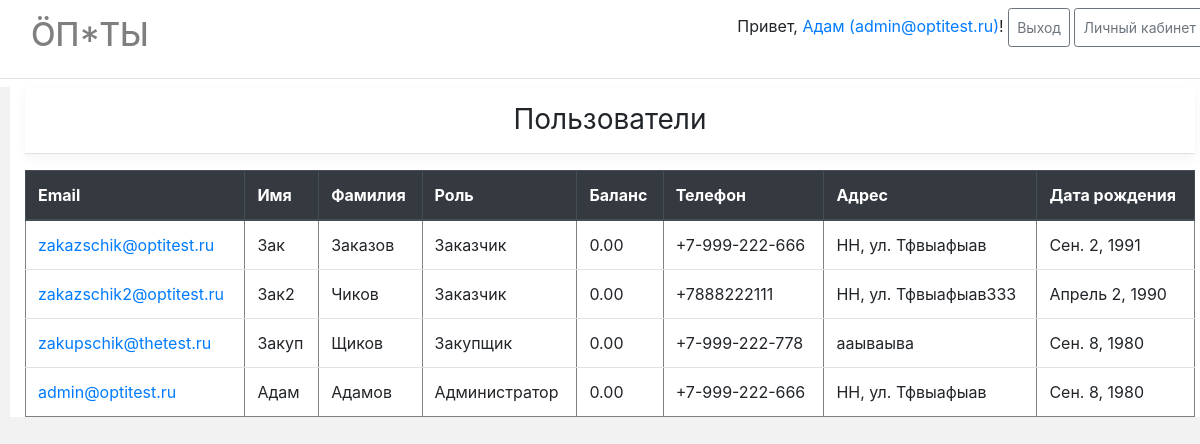
The page /users/ (signed in) on the database as committed earlier.
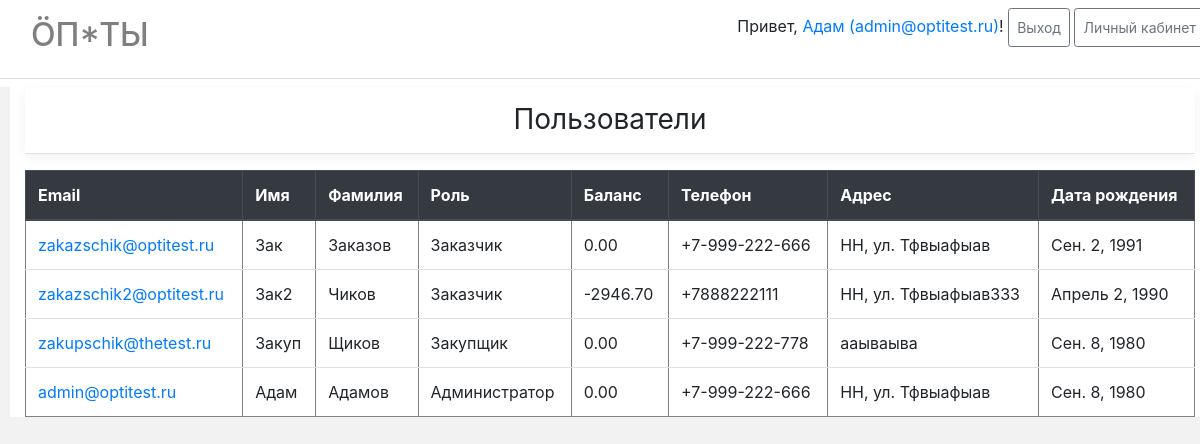
The same page on the database as committed later.
### main/models.py (models this page shows, shortened)
class User(AbstractUser):
    USERNAME_FIELD = 'email'
    REQUIRED_FIELDS = []
    username = None
    email = models.EmailField('Email', unique=True)
    phone = models.CharField('Телефон', max_length=20)
    location = models.CharField('Адрес доставки', max_length=255)
    birth_date = models.DateField('Дата рождения', blank=True, default='')
    role = models.PositiveSmallIntegerField('Роль', choices=tuple(Roles), default=Roles.UNREGISTERED)
    balance = models.DecimalField(max_digits=10, decimal_places=2, default=0)
    objects = CustomUserManager()
    class Meta:
        ordering = ('role',)
    @property
    def role_to_string(self):
        return Roles[self.role]

### main/views.py (the view)
# urls.py: path('users/', main_views.UsersListView.as_view(), name='users'),
class UsersListView(LoginRolesRequiredViewMixin, CommonContextViewMixin, TemplateView):
    template_name = 'main/users_list.html'
    def get_context_data(self, **kwargs):
        context = super().get_context_data(**kwargs)
        context['users'] = _models.User.objects.all() if self.user.is_superuser else _models.User.objects.get_list()
        context['roles'] = Roles
        return context

### main/core/types.py (called while the page is built)
    def __getitem__(cls, item):
        return cls.__dict__['iter_items'][item]

### main/core/view_mixins.py (called while the page is built)
    def dispatch(self, request, *args, **kwargs):
        self.user = request.user
        if not self.user.is_authenticated:
            return self.handle_no_permission()
        if self.user.role not in self.allowed_roles and self.user.role != Roles.ADMINISTRATOR:
            return self.handle_no_permission()
        return super().dispatch(request, *args, **kwargs)

    def get_context_data(self, **kwargs):
        context = super().get_context_data(**kwargs)
        context['shop_title'] = SHOP_TITLE
        if self.user.is_authenticated:
            context['user_pk'] = self.user.pk
            context['email'] = self.user.email
            context['user_role'] = self.user.role
            context['roles'] = Roles
            context['user_is_authenticated'] = True
            context['user_first_name'] = self.user.first_name
            context['user_last_name'] = self.user.last_name
        return context

    def dispatch(self, request, *args, **kwargs):
        self.user = request.user
        return super().dispatch(request, *args, **kwargs)

### main/templates/main/users_list.html (shortened to what this page needs)
{% extends 'base.html' %}
{% block content %}
<div class="container table-container">
    <h3 class="font-weight-normal text-center py-3 mb-3 border-bottom box-shadow">
        Пользователи
    </h3>
    <table border="1px" class="table">
        <thead class="thead-dark">
        <tr>
            <th scope="col">Email</th>
            <th scope="col">Имя</th>
            <th scope="col">Фамилия</th>
            <th scope="col">Роль</th>
            <th scope="col">Баланс</th>
            <th scope="col">Телефон</th>
            <th scope="col">Адрес</th>
            <th scope="col">Дата рождения</th>
        </tr>
        </thead>
        <tbody>
        {% for user in users %}
        <tr>
            <td><a href="{% url 'main:user_details' pk=user.pk %}">{{ user.email }}</a></td>
            <td>{{ user.first_name }}</td>
            <td>{{ user.last_name }}</td>
            <td> {{ user.role_to_string }} </td>
            <td> {{ user.balance }} </td>
            <td>{{ user.phone }}</td>
            <td>{{ user.location }}</td>
            <td>{{ user.birth_date }}</td>
        </tr>
        {% endfor %}
        </tbody>
    </table>
</div>
{% endblock content %}

Rows that differ between the two databases and show on the page:
changed User "zakazschik2@optitest.ru": balance "0.00" → "-2946.70"
